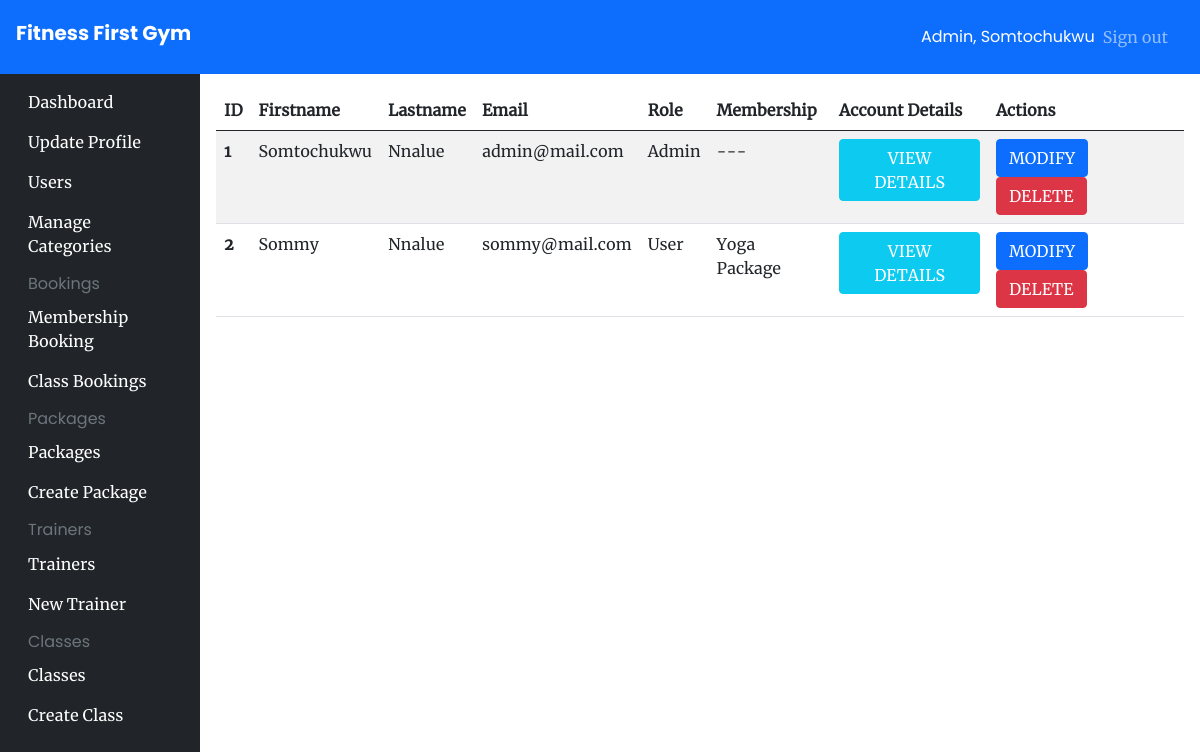
The app's page /users/all (signed in) with its own data.
### app/models/__init__.py (models this page shows, shortened)
class User(UserMixin, db.Model):
    id = db.Column(db.Integer, primary_key=True)
    firstname = db.Column(db.String(200), nullable=False)
    lastname = db.Column(db.String(200), nullable=True)
    email = db.Column(db.String(100), nullable=False, unique=True)
    password = db.Column(db.String(200), nullable=False)
    isAdmin = db.Column(db.Boolean(), default=False)
    createdAt = db.Column(db.DateTime, default=datetime.utcnow)
    payment_details = db.relationship('PaymentDetails', uselist=False, back_populates='user')
    membership = db.relation('Membership', uselist=False, back_populates='user')

### app/models/Package.py (models this page shows)
class Package(db.Model):
    id = db.Column(db.Integer, primary_key=True)
    name = db.Column(db.String(100), unique=True)
    price = db.Column(db.Float)
    description = db.Column(db.String(100))
    premium = db.Column(db.Boolean, default=True)
    package_id = db.Column(db.Integer, db.ForeignKey('package_type.id'))
    package_type = db.relationship('PackageType', backref=db.backref('package', lazy='dynamic'))
    category_id = db.Column(db.Integer, db.ForeignKey('category.id'))
    category = db.relationship('Category', backref=db.backref('packages', lazy='dynamic'))

### app/user_views.py (the view)
@app.route('/users/all')
@login_required
@authorize_request
def all_users():
   users = User.query.all()
   return render_template('pages/admin/users/preview.html', users=users)

### app/admin_views.py (called while the page is built)
def authorize_request(view_func):
   @wraps(view_func)
   def wrapped_view(*args, **kwargs):
      try:
         if current_user.isAdmin:
               return view_func(*args, **kwargs)
         else:
            flash('Unauthorized')
            return redirect('/')
      except Exception as error:
         return render_template('pages/error/500.html', error=error)
   return wrapped_view

### app/models/__init__.py (called while the page is built)
@login_manager.user_loader
def load_user(id):
    return User.query.get(id)

### app/templates/pages/admin/users/preview.html (shortened to what this page needs)
{% extends "components/admin_base.html" %}
{% block content %}
<table class="table table-striped table-hover">
    <thead>
        <tr>
            <th scope="col">ID</th>
            <th scope="col">Firstname</th>
            <th scope="col">Lastname</th>
            <th scope="col">Email</th>
            <th scope="col">Role</th>
            <th scope="col">Membership</th>
            <th scope="col">Account Details</th>
            <th scope="col">Actions</th>
        </tr>
    </thead>
    <tbody>
        {% if users %}
        {% for user in users %}
        <tr>
            <th scope="row">{{user.id}}</th>
            <td>{{user.firstname}}</td>
            <td>{{user.lastname}}</td>
            <td>{{user.email}}</td>
            <td>{{"Admin" if user.isAdmin else "User"}}</td>
            <td>{{"---" if user.isAdmin else "UNSUBSCRIBED" if not user.membership.package else user.membership.package.name }}</td>
            <td>
                <a class="btn btn-info text-white" href="#">VIEW DETAILS</a>
            </td>
            <td class="d-flex-col">
                <a href="/user/edit/{{user.id}}" class="btn btn-primary text-white">MODIFY</a>
                <a href="/user/delete/{{user.id}}" class="btn btn-danger text-white">DELETE</a>
            </td>
        </tr>
        {% endfor %}
        {% endif %}
    </tbody>
</table>
{% endblock content %}

### app/templates/components/admin_base.html (shortened to what this page needs)
<!DOCTYPE html>
<html lang="en">
<head>
    <link rel="stylesheet" href="{{url_for('static', filename='css/bootstrap.min.css')}}" />
    <link rel="stylesheet" href="{{url_for('static', filename='css/main.css')}}" />
</head>
<body class="relative">
    <main>
        <nav class="navbar navbar-dark sticky-top bg-primary flex-md-nowrap p-3">
            <a class="navbar-brand h2 col-sm-3 col-md-2 mr-0" href="/">Fitness First Gym</a>
            <div class="navbar-nav px-3">
                <div class="nav-item text-nowrap d-flex align-items-center">
                    <span class="text-white mx-2">Admin, {{current_user.firstname}}</span>
                    <a class="nav-link" href="/auth/logout">Sign out</a>
                </div>
            </div>
        </nav>
        <div>
            <div class="container-fluid">
                <div class="row">
                    {% include "components/admin_navbar.html" %}
                    <main role="main" class="relative col-md-9 ml-sm-auto col-lg-10 p-3">
                        {% block content %} {% endblock %}
                    </main>
                </div>
            </div>
        </div>
    </main>
</body>
</html>

### app/static/css/main.css (style rules this page uses)
body { font-family: 'Merriweather'; }
h1, h2, h3, h4 , h5 , h6, .h1, .h2, .h3, .h4 , .h5 , .h6 { font-family: 'PoppinsBold'; font-weight: 500; }
span, p { font-family: 'Poppins'; }

### records on screen
User: firstname "Somtochukwu", id "1", lastname "Nnalue", email "admin@mail.com", isAdmin "Admin", isAdmin "---"
User: id "2", firstname "Sommy", lastname "Nnalue", email "sommy@mail.com", isAdmin "User", isAdmin.name "Yoga Package"
